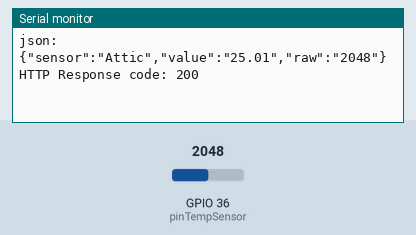
Bench run of a sketch on a simulated ESP32. Parts: the last lines printed to the serial monitor. The inputs (shaded band) are chosen by the test bench; at power-on: GPIO 36 (pinTempSensor) = 2048. WiFi joins after 1.5 s; servers stay silent unless stated; uploads are accepted with an empty reply.

Above: at 2.7 s.
2.8 s: GPIO 36 (pinTempSensor) set to 2866
At 4.36 s:
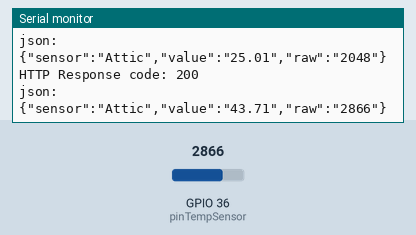
5.8 s: GPIO 36 (pinTempSensor) set to 3603
At 8.0 s:
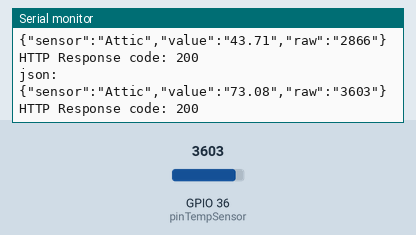
Timing chart, 0 to 9.5 s (numbered marks = the images above; inputs shaded):
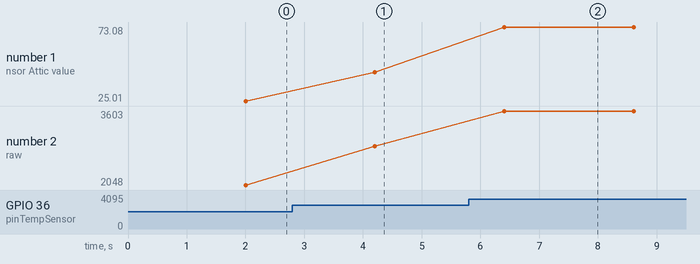

The sketch:

SendTemperature.ino
```cpp
// (licence header left out)
#include <WiFi.h>
#include <HTTPClient.h>

const char* ssid = "YourSSID";

//Your Domain name with URL path or IP address with path
const char* serverName = "http://domain.com/sensor/index.php";

const int B = 4275;               // B value of the thermistor
const int R0 = 100000;            // R0 = 100k
const int pinTempSensor = A0;

// the following variables are unsigned longs because the time, measured in
// milliseconds, will quickly become a bigger number than can be stored in an int.
unsigned long lastTime = 0;

// Set timer to 2 seconds (2000)
unsigned long timerDelay = 2000;

void setup() {
  Serial.begin(115200);

  WiFi.begin(ssid);
  Serial.println("Connecting");
  while(WiFi.status() != WL_CONNECTED) {
    delay(500);
    Serial.print(".");
  }
  Serial.println("");
  Serial.print("Connected to WiFi network with IP Address: ");
  Serial.println(WiFi.localIP());

  Serial.println("Timer set to 5 seconds (timerDelay variable), it will take 5 seconds before publishing the first reading.");
}

void loop() {
  //Send an HTTP POST request every 2 seconds
  if ((millis() - lastTime) > timerDelay) {
    int a = analogRead(pinTempSensor);

    float R = 4095.0 / a - 1.0;
    R = R0 * R;

    float temperature = 1.0/(log(R/R0)/B + 1/298.15) - 273.15; // convert to temperature via datasheet

    //Check WiFi connection status
    if(WiFi.status()== WL_CONNECTED){
      WiFiClient client;
      HTTPClient http;

      // Your Domain name with URL path or IP address with path
      http.begin(client, serverName);

      // If you need an HTTP request with a content type: application/json, use the following:
      http.addHeader("Content-Type", "application/json");
      String temperatureString =  String(temperature);
      String rawValueString =  String(a);
      String jsonString = "{\"sensor\":\"Attic\",\"value\":\"" + temperatureString + "\",\"raw\":\"" + rawValueString + "\"}";

      Serial.println("json:");
      Serial.println(jsonString);

      int httpResponseCode = http.POST(jsonString);

      Serial.print("HTTP Response code: ");
      Serial.println(httpResponseCode);

      // Free resources
      http.end();
    } else {
      Serial.println("WiFi Disconnected");
    }

    lastTime = millis();
  }
}
```

Measured:
- after the input at 2.8 s, the serial monitor: prints a new line after 1.4 s (image 1)
- after the input at 5.8 s, the serial monitor: prints a new line after 0.61 s (image 2)
- plotted number 1: 25.01 → 43.71 after the input at 2.8 s, 43.71 → 73.08 after the input at 5.8 s
- plotted number 2: 2048 → 2866 after the input at 2.8 s, 2866 → 3603 after the input at 5.8 s
